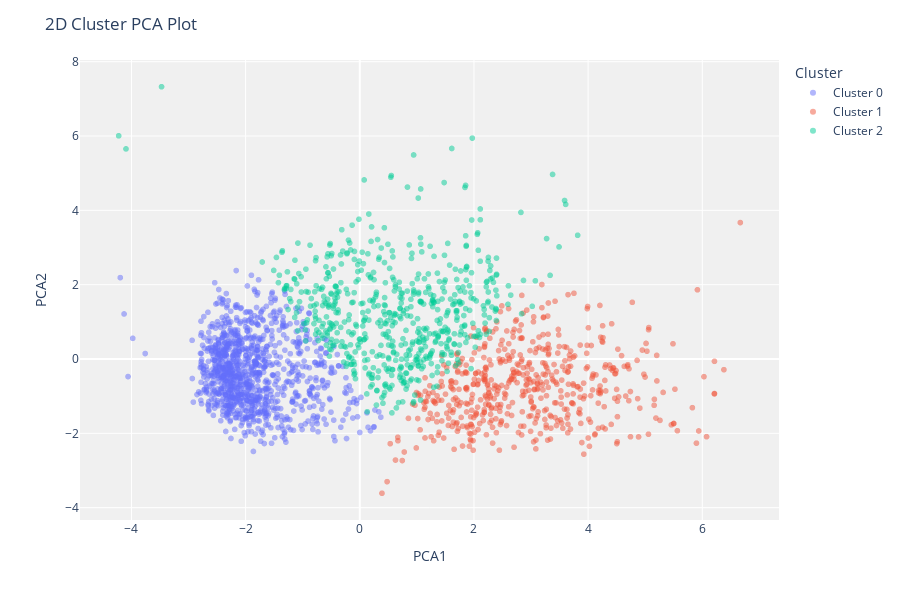

Notebook cell for this chart:
### Markdown cell above
In cluster analysis, the elbow method is a heuristic used in determining the number of clusters in a data set. In our case, the elbow method shows that the ideal number of clusters is 5. However, visually the elbow plot it is better to choose k=3. Also, the silhoutte score for k=3 (0.2284) clusters was better than for k=5 (0.1416).

For a clusterization, it is better to have a higher silhoutte score because it means that the clusters are more distant form each other e cohesive to its own cluster.

### Code cell
# PCA


plot_model(kmeans)

### Figure 1 — Plotly figure (JSON) as saved in the notebook; plotly's stock layout.template omitted (floating-point values rounded to 4 significant figures; data arrays with more than 128 entries replaced by an {"elided": "..."} marker saying what was removed)
{"data": [{"customdata": {"elided": "1065x1 int values"}, "hovertemplate": "Cluster=Cluster 0<br>PCA1=%{x}<br>PCA2=%{y}<br>Feature=%{customdata[0]}<extra></extra>", "legendgroup": "Cluster 0", "marker": {"color": "#636efa", "opacity": 0.5, "symbol": "circle"}, "mode": "markers", "name": "Cluster 0", "showlegend": true, "textposition": "top center", "type": "scattergl", "x": {"elided": "1065 float values"}, "xaxis": "x", "y": {"elided": "1065 float values"}, "yaxis": "y"}, {"customdata": {"elided": "551x1 int values"}, "hovertemplate": "Cluster=Cluster 1<br>PCA1=%{x}<br>PCA2=%{y}<br>Feature=%{customdata[0]}<extra></extra>", "legendgroup": "Cluster 1", "marker": {"color": "#EF553B", "opacity": 0.5, "symbol": "circle"}, "mode": "markers", "name": "Cluster 1", "showlegend": true, "textposition": "top center", "type": "scattergl", "x": {"elided": "551 float values"}, "xaxis": "x", "y": {"elided": "551 float values"}, "yaxis": "y"}, {"customdata": {"elided": "621x1 int values"}, "hovertemplate": "Cluster=Cluster 2<br>PCA1=%{x}<br>PCA2=%{y}<br>Feature=%{customdata[0]}<extra></extra>", "legendgroup": "Cluster 2", "marker": {"color": "#00cc96", "opacity": 0.5, "symbol": "circle"}, "mode": "markers", "name": "Cluster 2", "showlegend": true, "textposition": "top center", "type": "scattergl", "x": {"elided": "621 float values"}, "xaxis": "x", "y": {"elided": "621 float values"}, "yaxis": "y"}], "layout": {"height": 600, "legend": {"title": {"text": "Cluster"}, "tracegroupgap": 0}, "margin": {"t": 60}, "plot_bgcolor": "rgb(240,240,240)", "title": {"text": "2D Cluster PCA Plot"}, "xaxis": {"anchor": "y", "domain": [0, 1], "title": {"text": "PCA1"}}, "yaxis": {"anchor": "x", "domain": [0, 1], "title": {"text": "PCA2"}}}}
